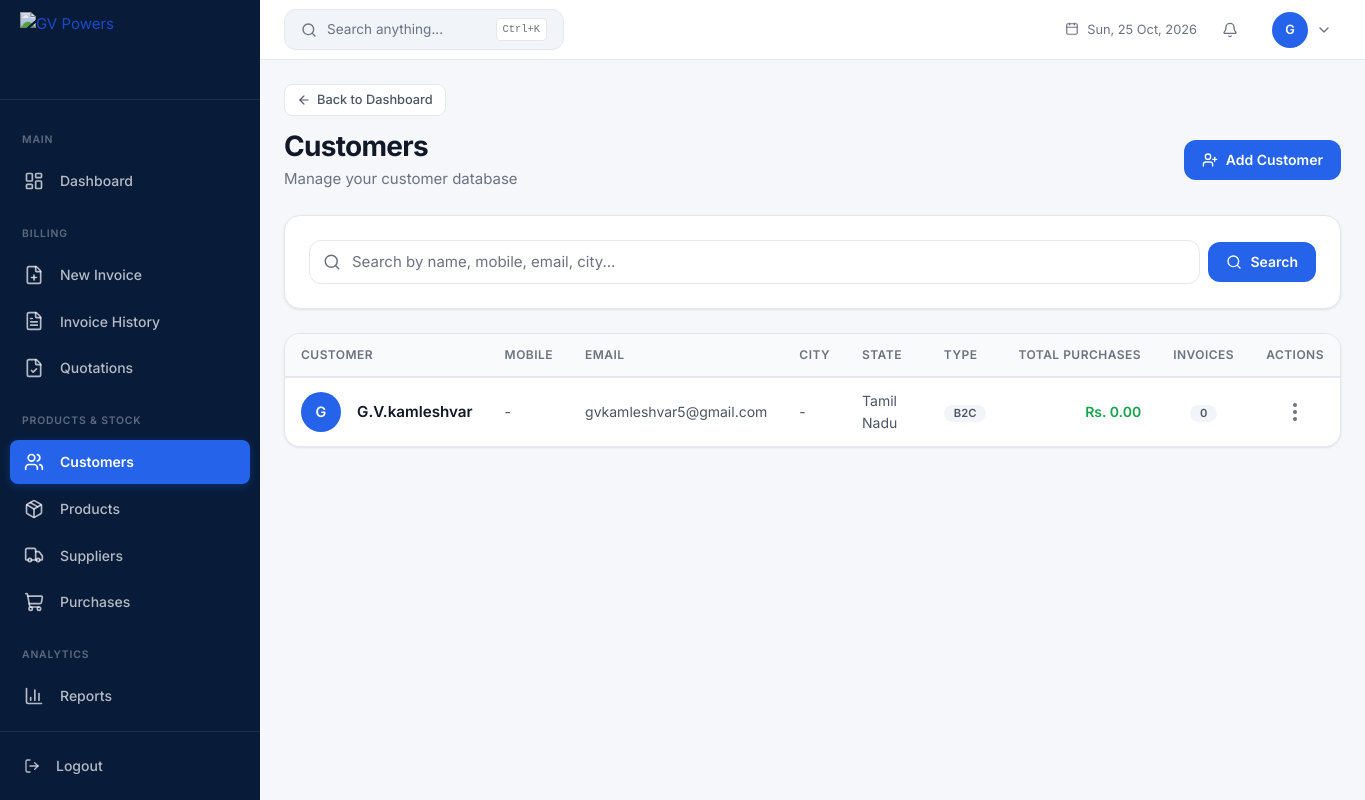
The page /customers (signed in) on the database its author committed.
### app.py (models this page shows, shortened)
class User(UserMixin, db.Model):
    __tablename__ = 'users'
    id = db.Column(db.Integer, primary_key=True)
    username = db.Column(db.String(80), unique=True, nullable=False)
    email = db.Column(db.String(120), unique=True, nullable=False)
    password_hash = db.Column(db.String(256), nullable=False)
    full_name = db.Column(db.String(120), nullable=False)
    role = db.Column(db.String(20), default='sales')
    is_active = db.Column(db.Boolean, default=True)
    last_login = db.Column(db.DateTime)
    created_at = db.Column(db.DateTime, default=datetime.utcnow)
    updated_at = db.Column(db.DateTime, default=datetime.utcnow, onupdate=datetime.utcnow)
    @property
    def is_admin(self): return self.role == 'admin'

class Customer(db.Model):
    __tablename__ = 'customers'
    id = db.Column(db.Integer, primary_key=True)
    name = db.Column(db.String(120), nullable=False)
    mobile = db.Column(db.String(20))
    email = db.Column(db.String(120))
    address = db.Column(db.Text)
    gstin = db.Column(db.String(15))
    state = db.Column(db.String(50))
    state_code = db.Column(db.Integer, default=29)
    total_purchases = db.Column(db.Numeric(12, 2), default=0)
    invoice_count = db.Column(db.Integer, default=0)
    created_at = db.Column(db.DateTime, default=datetime.utcnow)
    updated_at = db.Column(db.DateTime, default=datetime.utcnow, onupdate=datetime.utcnow)
    invoices = db.relationship('Invoice', backref='customer', lazy=True)

### app.py (the view)
@app.route('/customers')
@login_required
def customers_list():
    q = Customer.query; search = request.args.get('q', '').strip()
    if search: q = q.filter(or_(Customer.name.ilike(f'%{search}%'), Customer.mobile.ilike(f'%{search}%'), Customer.email.ilike(f'%{search}%'), Customer.gstin.ilike(f'%{search}%')))
    return render_template('customers/customers.html', customers=q.order_by(desc(Customer.created_at)).all(), search=search)

### app.py (called while the page is built, shortened)
def format_currency(amount, symbol=True, decimal_places=2) -> str:
    if isinstance(amount, str):
        try:
            amount = Decimal(amount)
        except InvalidOperation:
            return "Rs. 0.00" if symbol else "0.00"
    if isinstance(amount, (int, float)):
        amount = Decimal(str(amount))
    places = Decimal(10) ** -decimal_places if decimal_places > 0 else Decimal("1")
    amount = amount.quantize(places, rounding=ROUND_HALF_UP)
    negative = amount < 0
    amount = abs(amount)
    int_part = int(amount)
    frac_str = str(amount - int_part)[1:] if decimal_places > 0 else ""
    int_str = str(int_part)
    if len(int_str) <= 3:
        formatted_int = int_str
    result = formatted_int + frac_str
    if symbol:
        result = "Rs. " + result
    if negative:
        result = "-" + result
    return result

def login_required(f):
    @wraps(f)
    def decorated(*args, **kwargs):
        if not current_user.is_authenticated: flash('Please log in.', 'warning'); return redirect(url_for('login'))
        return f(*args, **kwargs)
    return decorated

@app.before_request
def enforce_backup_delete_admin():
    if request.endpoint != 'delete_backup':
        return None

@app.before_request
def enforce_role_permissions():
    if not current_user.is_authenticated:
        return
    if current_user.is_admin:
        return

### templates/customers/customers.html (shortened to what this page needs)
{% extends "layouts/admin_layout.html" %}
{% block back_link %}
<a href="{{ url_for('dashboard') }}" class="ih-back-link"><i data-lucide="arrow-left"></i> Back to Dashboard</a>
{% endblock %}
{% block content %}
<div class="page-header">
    <div class="page-header-left">
        <h1>Customers</h1>
        <p>Manage your customer database</p>
    </div>
    <div class="page-header-actions">
        <button class="btn btn-primary" data-bs-toggle="modal" data-bs-target="#createCustomerModal">
            <i data-lucide="user-plus"></i> Add Customer
        </button>
    </div>
</div>
<div class="card mb-24">
    <div class="card-body">
        <form method="GET" action="{{ url_for('customers_list') }}">
            <div class="d-flex gap-8 align-items-center">
                <div class="flex-1 position-relative">
                    <i data-lucide="search" style="position:absolute;left:14px;top:50%;transform:translateY(-50%);width:18px;height:18px;color:var(--text-muted);"></i>
                    <input type="text" class="form-control" name="q" placeholder="Search by name, mobile, email, city..." value="{{ search or '' }}" style="padding-left:42px;">
                </div>
                <button type="submit" class="btn btn-primary"><i data-lucide="search"></i> Search</button>
            </div>
        </form>
    </div>
</div>
<div class="admin-table-wrapper">
    <div class="table-responsive">
        <table class="table align-middle mb-0">
            <thead>
                <tr>
                    <th>Customer</th>
                    <th>Mobile</th>
                    <th>Email</th>
                    <th>City</th>
                    <th>State</th>
                    <th>Type</th>
                    <th class="text-end">Total Purchases</th>
                    <th class="text-center">Invoices</th>
                    <th class="text-center">Actions</th>
                </tr>
            </thead>
            <tbody>
                {% if customers %}
                    {% for customer in customers %}
                    <tr>
                        <td>
                            <div class="d-flex align-items-center gap-3">
                                <div class="user-avatar avatar-accent" style="width:40px;height:40px;font-size:0.9rem;flex-shrink:0;">
                                    {{ customer.name[0]|upper }}
                                </div>
                                <div>
                                    <a href="{{ url_for('customer_profile', cid=customer.id) }}" style="font-size:0.95rem;font-weight:600;color:var(--text-primary);text-decoration:none;">{{ customer.name }}</a>
                                </div>
                            </div>
                        </td>
                        <td style="color:var(--text-secondary);">{{ customer.mobile or '-' }}</td>
                        <td style="color:var(--text-secondary);">{{ customer.email or '-' }}</td>
                        <td style="color:var(--text-secondary);">{{ customer.city or '-' }}</td>
                        <td style="color:var(--text-secondary);">{{ customer.state or '-' }}</td>
                        <td>
                            <span class="badge {{ 'badge-info' if customer.customer_type == 'B2B' else 'badge-secondary' }}">{{ customer.customer_type or 'B2C' }}</span>
                        </td>
                        <td class="text-end" style="font-weight:600;color:var(--color-success);">{{ format_currency(customer.total_purchases or 0) }}</td>
                        <td class="text-center"><span class="badge badge-secondary">{{ customer.invoice_count or 0 }}</span></td>
                        <td class="text-center">
                            <div class="erp-menu" data-erp-menu>
                                <button class="erp-menu__trigger" data-erp-trigger aria-label="Actions" aria-haspopup="true" title="Actions">
                                    <i data-lucide="ellipsis-vertical"></i>
                                </button>
                            </div>
                        </td>
                    </tr>
                    {% endfor %}
                {% endif %}
            </tbody>
        </table>
    </div>
</div>
{% endblock %}

### templates/layouts/admin_layout.html (shortened to what this page needs)
{% extends "base.html" %}
{% from "partials/logo.html" import gv_logo %}
{% block body %}
<div class="app-wrapper">
    <aside class="sidebar" id="sidebar">
        <div class="sidebar-brand">
            <a href="{{ url_for('dashboard') }}" class="brand-icon-link">
                {{ gv_logo(alt="GV Powers", class="brand-logo") }}
            </a>
        </div>
        <nav class="sidebar-nav">
            {% if current_user.is_admin %}
            <div class="sidebar-section-title">Main</div>
            <a href="{{ url_for('dashboard') }}" class="nav-link {% if request.endpoint == 'dashboard' %}active{% endif %}" data-tooltip="Dashboard">
                <i data-lucide="layout-dashboard"></i><span class="nav-text">Dashboard</span>
            </a>
            <div class="sidebar-section-title">Billing</div>
            <a href="{{ url_for('new_invoice') }}" class="nav-link {% if request.endpoint == 'new_invoice' %}active{% endif %}" data-tooltip="New Invoice">
                <i data-lucide="file-plus"></i><span class="nav-text">New Invoice</span>
            </a>
            <a href="{{ url_for('invoice_history') }}" class="nav-link {% if request.endpoint in ('invoice_history', 'edit_invoice') %}active{% endif %}" data-tooltip="Invoice History">
                <i data-lucide="file-text"></i><span class="nav-text">Invoice History</span>
            </a>
            <a href="{{ url_for('quotations_list') }}" class="nav-link " data-tooltip="Quotations">
                <i data-lucide="file-check"></i><span class="nav-text">Quotations</span>
            </a>
            <div class="sidebar-section-title">Products &amp; Stock</div>
            <a href="{{ url_for('customers_list') }}" class="nav-link {% if request.endpoint in ('customers_list', 'customer_profile', 'customer_ledger') %}active{% endif %}" data-tooltip="Customers">
                <i data-lucide="users"></i><span class="nav-text">Customers</span>
            </a>
            <a href="{{ url_for('products_list') }}" class="nav-link " data-tooltip="Products">
                <i data-lucide="package"></i><span class="nav-text">Products</span>
            </a>
            <a href="{{ url_for('suppliers_list') }}" class="nav-link {% if request.endpoint == 'suppliers_list' %}active{% endif %}" data-tooltip="Suppliers">
                <i data-lucide="truck"></i><span class="nav-text">Suppliers</span>
            </a>
            <a href="{{ url_for('purchases_list') }}" class="nav-link {% if request.endpoint in ('purchases_list', 'purchase_orders') %}active{% endif %}" data-tooltip="Purchases">
                <i data-lucide="shopping-cart"></i><span class="nav-text">Purchases</span>
            </a>
            <div class="sidebar-section-title">Analytics</div>
            {% set report_endpoints = ('reports_page', 'sales_report', 'payments_report', 'outstanding_report', 'gst_report', 'inventory_report', 'profit_report', 'customer_report', 'report_export') %}
            <a href="{{ url_for('reports_page') }}" class="nav-link {% if request.endpoint in report_endpoints %}active{% endif %}" data-tooltip="Reports">
                <i data-lucide="bar-chart-3"></i><span class="nav-text">Reports</span>
            </a>
            <a href="{{ url_for('low_stock_report') }}" class="nav-link {% if request.endpoint == 'low_stock_report' %}active{% endif %}" data-tooltip="Low Stock">
            </a>
            {% else %}
            <div class="sidebar-section-title">Products &amp; Stock</div>
            <a href="{{ url_for('products_list') }}" class="nav-link {% if request.endpoint in ('products_list', 'product_profile') %}active{% endif %}" data-tooltip="Products">
                <i data-lucide="package"></i><span class="nav-text">Products</span>
            </a>
            {% endif %}
        </nav>
        <div class="sidebar-footer">
            <form action="{{ url_for('logout') }}" method="POST" class="d-inline">
                <button type="submit" class="nav-link btn btn-link text-start w-100" data-tooltip="Logout">
                    <i data-lucide="log-out"></i><span class="nav-text">Logout</span>
                </button>
            </form>
        </div>
    </aside>
    <div class="main-content">
        <header class="top-navbar">
            {% if current_user.is_admin or current_user.role == 'sales' %}
            <button class="search-trigger" onclick="openSearch()" type="button">
                <i data-lucide="search" style="width:16px;height:16px;"></i>
                <span class="search-label">Search anything...</span>
                <kbd>Ctrl+K</kbd>
            </button>
            {% endif %}
            <div class="navbar-date">
                <i data-lucide="calendar" style="width:14px;height:14px;"></i>
                <span id="navDateDisplay"></span>
            </div>
            <div class="dropdown erp-menu" id="notificationBell" data-erp-menu>
                <button class="btn btn-link text-decoration-none position-relative p-1 erp-menu__trigger" data-erp-trigger aria-expanded="false" style="height:34px;width:34px;border-radius:10px;">
                    <i data-lucide="bell" style="width:20px;height:20px;color:var(--text-muted);"></i>
                </button>
            </div>
            <div class="dropdown erp-menu" data-erp-menu>
                <button class="user-dropdown erp-menu__trigger" data-erp-trigger aria-expanded="false" style="gap:.5rem;height:auto;width:auto;border-radius:12px;padding:.35rem .5rem;border:1px solid transparent;">
                    <div class="user-avatar">{{ current_user.full_name[0] }}</div>
                    <i data-lucide="chevron-down" style="width:16px;height:16px;color:var(--text-muted);"></i>
                </button>
            </div>
        </header>
        <div class="page-content">
            {% block back_link %}{% endblock %}
            {% block content %}{% endblock %}
        </div>
    </div>
</div>
{% endblock %}

### static/css/admin.css (style rules this page uses)
.admin-table-wrapper { background: var(--bg-white); border: 1px solid var(--border-color); border-radius: var(--radius-xl); overflow: hidden; box-shadow: var(--shadow-card); }

### static/css/erp-menu.css (style rules this page uses)
.erp-menu { position: relative; display: inline-flex; }
.erp-menu__trigger { width: 34px; height: 34px; border-radius: 10px; display: inline-flex; align-items: center; justify-content: center; border: 1px solid transparent; background: transparent; color: var(--text-muted, #6b7280); cursor: pointer; transition: background .15s, color .15s, border-color .15s, transform .1s; flex-shrink: 0; }

### rows shown on the page
User: full_name "G"
Customer: name "G", name "G.V.kamleshvar", mobile "-", email "gvkamleshvar5@gmail.com", city "-", state "Tamil Nadu", customer_type "B2C", total_purchases "Rs. 0.00", invoice_count "0"
